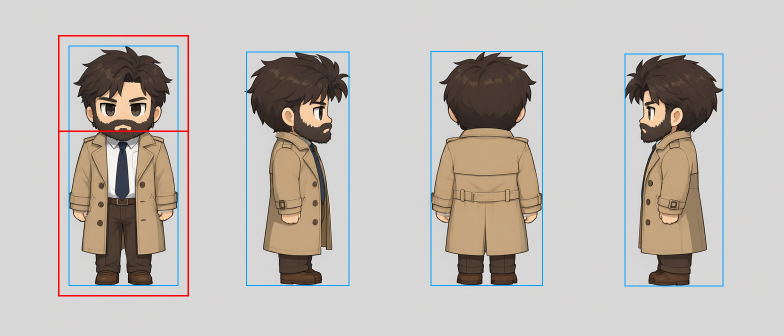
#> input picture examples/owens/design_made_by_script.png, 1568 x 672 px (shown at 1/2 size)
$ python -i gen_px64_pass.py   (imports and definitions only)
#> lines starting #> are read from the running program, lines starting #| are printed output that depends on the picture
### pixelops.py
"""Shared pixel helpers. k-centroid downscaling follows Astropulse's K-Centroid method (Retro Diffusion); the implementation is
our own."""
import numpy as np
from PIL import Image

LUMA = np.array([0.299, 0.587, 0.114])


def kcentroid_down(im, f=4, true_colour=False):
    """k-centroid downscale: per f x f block take the dominant colour (most common after rounding to 8 levels per channel; ties go
    to the smallest colour code, as np.unique would). true_colour: the block gets the mean of the pixels in its winning bucket
    instead of the bucket's rounded-down value (the //8 rounding always darkens by 0-7 levels). Vectorised: all blocks at once."""
    a = np.asarray(im.convert("RGB")); H, W = a.shape[0] // f, a.shape[1] // f
    raw = a[:H * f, :W * f].reshape(H, f, W, f, 3).transpose(0, 2, 1, 3, 4).reshape(H * W, f * f, 3)
    blocks = (raw // 8) * 8
    code0 = (blocks[..., 0].astype(np.int32) << 16) | (blocks[..., 1].astype(np.int32) << 8) | blocks[..., 2].astype(np.int32)
    code = np.sort(code0, axis=1)
    counts = np.zeros(code.shape, np.int32)
    for k in range(code.shape[1]):                     # count of each sorted entry, row-wise (n x n compare in slices)
        counts[:, k] = (code == code[:, k:k + 1]).sum(1)
    mode = code[np.arange(code.shape[0]), counts.argmax(1)]
    out = np.stack([(mode >> 16) & 255, (mode >> 8) & 255, mode & 255], -1).astype(np.uint8)
    if true_colour:
        win = (code0 == mode[:, None])[..., None]
        out = ((raw * win).sum(1) / np.maximum(win.sum(1), 1)).round().astype(np.uint8)
    return Image.fromarray(out.reshape(H, W, 3))

### settings.py
"""Machine-specific paths and addresses. Copy settings.example.json to settings.json and edit it, or set the environment variables
(they win over the file). Everything the scripts write goes to WORK."""
import json, os

HERE = os.path.dirname(os.path.abspath(__file__))
_p = os.path.join(HERE, "settings.json")
_cfg = json.load(open(_p, encoding="utf-8")) if os.path.exists(_p) else {}


def _get(key, env, default=None):
    return os.environ.get(env) or _cfg.get(key) or default


COMFY_URL = _get("comfy_url", "SPRITE_FORGE_COMFY_URL", "http://127.0.0.1:8188")
COMFY_INPUT = _get("comfy_input", "SPRITE_FORGE_COMFY_INPUT")        # ComfyUI/input: images are copied here for LoadImage
COMFY_OUTPUT = _get("comfy_output", "SPRITE_FORGE_COMFY_OUTPUT")      # ComfyUI/output: where SaveImage writes
WORK = _get("work_dir", "SPRITE_FORGE_WORK", os.path.join(HERE, "work"))
BASE_BODIES = _get("base_bodies", "SPRITE_FORGE_BASE_BODIES", os.path.join(HERE, "base_bodies"))
NODE22 = _get("node22", "SPRITE_FORGE_NODE22", "node")                # Node >= 22.18, for pxl
PXL = _get("pxl", "SPRITE_FORGE_PXL", os.path.join(os.path.expanduser("~"), ".claude", "skills", "pxl-pixel-art", "bin", "pxl.js"))
os.makedirs(WORK, exist_ok=True)


def need_comfy():
    if not (COMFY_INPUT and COMFY_OUTPUT):
        raise SystemExit("Set comfy_input and comfy_output in settings.json (see settings.example.json).")

### gen_px64_pass.py
"""8bitdiffuser 64x (SD 1.5 LoRA PX64NOCAP_epoch_10, trigger pixel_art, draws on an 8 px grid) as a last pass over finished
H3 or Wan Fun frames: the video model gives pose and character, SD 1.5 img2img at low denoise redraws each frame on an exact
8x grid, and the /8 downscale (with grid phase search) is then close to lossless.
Source frames: work/<src>_frames/r<row>_c<col>.png when gen_wan_walk.py made them; otherwise the middle frame of each 5-frame hold of a gen_h3_sheet.py run (output/h3_sheet/<src>_r<row>_*.png) or a
gen_wan_fun.py run (not in this repo; output/wan_fun/<src>_r<row>/f_*.png), 384x480 = 48x64 cell + 8 px pad at 6x.
--init hd: the frame resized to 8x (512x640, Lanczos); --init px: first k-centroid /6, then nearest x8 (what we have now, redrawn).
Writes work/<tag>_1x.png, _raw.png, _prompt.json (engine "px64").
--align frame|row (sheet mode): shift the 8x frames to the window that keeps the most outline ink (ink_align.py).
--oe N: PixelOE outline expansion (thickness N) on each 8x frame before the pass (gen_pixeloe.py).
--mode batch: the 4 frames of a row as one batch (different noise per frame); same: one run per frame, same seed;
canvas: the 4 frames side by side in one 2048x640 image, redrawn together; sheet: all 16 frames in one 2048x2560 image.
Usage: python gen_px64_pass.py <tag> --src h3_b6_refhead [--wan] [--denoise 0.45] [--init hd|px] [--mode batch|same|canvas] [--seed 1]
"""
import argparse, json, os
import numpy as np
from PIL import Image
import comfy as g
import gen_h3_sheet as h3
from pixelops import kcentroid_down

CW, CH, PAD, K_SRC, K = 48, 64, 8, 6, 8
W, H = (CW + 2 * PAD) * K, (CH + 2 * PAD) * K          # 512x640
LORA = "PX64NOCAP_epoch_10.safetensors"
import character
# [1 line that did not run here, left out]
NEG = "blurry, photo, realistic, 3d, text, watermark, extra limbs, deformed, scenery"
R = 5


# [19 lines left out: functions source_frames, init_image, not called in this run]


def phase_down(im):
    """/8 downscale at the grid phase where the blocks are most uniform (the model's grid need not start at 0,0)."""
    a = np.asarray(im.convert("RGB")).astype(np.float32)
    best = None
    for oy in range(K):
        for ox in range(K):
            h, w = (a.shape[0] - oy) // K, (a.shape[1] - ox) // K
            b = a[oy:oy + h * K, ox:ox + w * K].reshape(h, K, w, K, 3)
            v = b.var(axis=(1, 3)).mean()
            if best is None or v < best[0]:
                best = (v, ox, oy)
    _, ox, oy = best
    small = kcentroid_down(im.crop((ox, oy, im.width, im.height)), K)
    full = Image.new("RGB", (W // K, H // K), h3.GREY); full.paste(small, (0, 0))
    return full.crop((PAD, PAD, PAD + CW, PAD + CH)), (ox, oy)


# [87 lines left out: functions graph, main, not called in this run]


# [2 lines not run here, left out]

>>> from PIL import Image
>>> picture = Image.open('examples/owens/design_made_by_script.png')
#> picture is the input picture: PIL image 1568x672 RGB; mean R, G, B 193.1, 187.6, 183.1
>>> result = phase_down(picture)
#> after the loop in phase_down, `for oy in range(K):`: best = (538.8, 7, 2)
#> in phase_down, `_, ox, oy = best`: ox = 7; oy = 2
#> in kcentroid_down, `a = np.asarray(im.convert('RGB'))`:
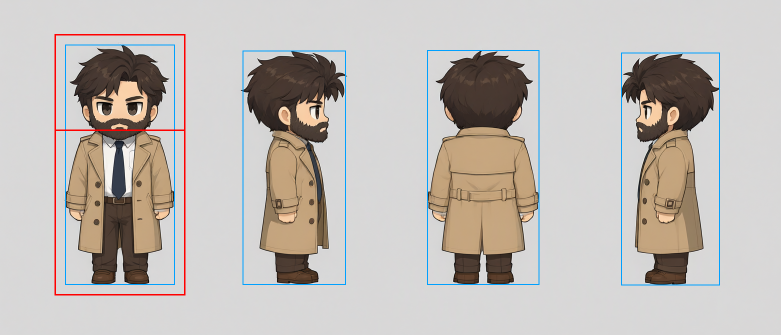
#> a: shape (670, 1561, 3) (shown at 1/2 size); mean R, G, B 193, 187.3, 182.9
#> in kcentroid_down, `mode = code[np.arange(code.shape[0]), counts.argmax(1)]`: mode = 16185 values, max 16316656 at index 9192, min 0 at index 4900, mean 12737640.4
#> in kcentroid_down, `return Image.fromarray(out.reshape(H, W, 3))`:
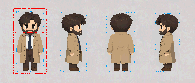
#> returned value: PIL image 195x83 RGB; mean R, G, B 193.6, 183.7, 178.5
#> (the run stopped early here; a loop or call above may not have finished)

$ run again, on examples/mara/cmp_detailed_designs.png
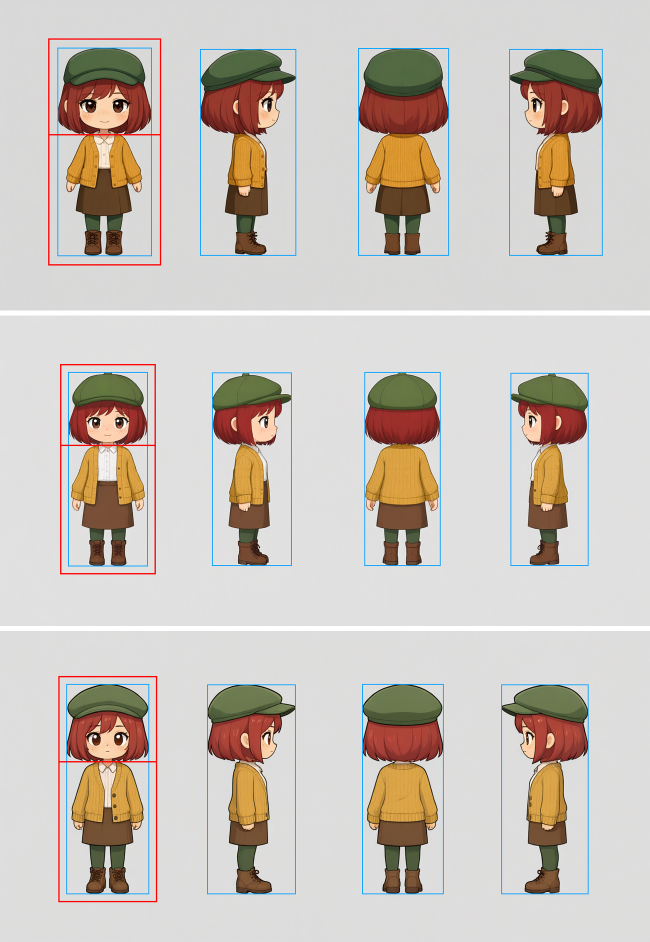
#> input picture examples/mara/cmp_detailed_designs.png, 1300 x 1883 px (shown at 1/2 size)
#> picture is the input picture: PIL image 1300x1883 RGB; mean R, G, B 202.4, 194.8, 187.8
#> after the loop in phase_down, `for oy in range(K):`: best = (469.6, 0, 0)
#> ox = 0
#> in kcentroid_down, `return Image.fromarray(out.reshape(H, W, 3))`:
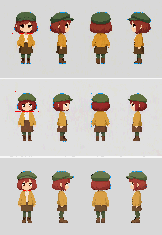
#> returned value: PIL image 162x235 RGB; mean R, G, B 203, 195.2, 187.2
